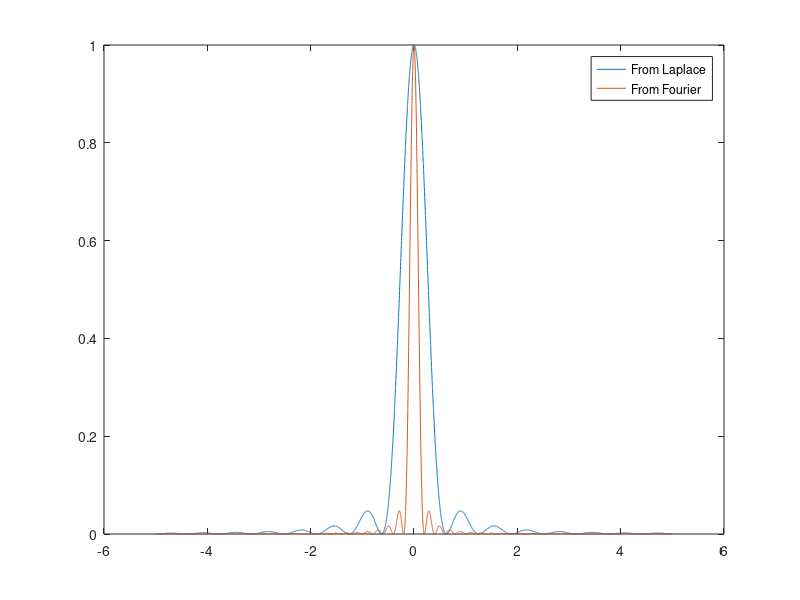

The MATLAB script that drew this image:
T = 10;
w = -5:0.001:5;
S1 = (1./(T*w).^2) .* (2 - 2.*cos(T.*w));
S2 = sinc(w*T/2).^2;

plot(w,S1);
hold on
plot(w,S2);
legend('From Laplace', 'From Fourier')